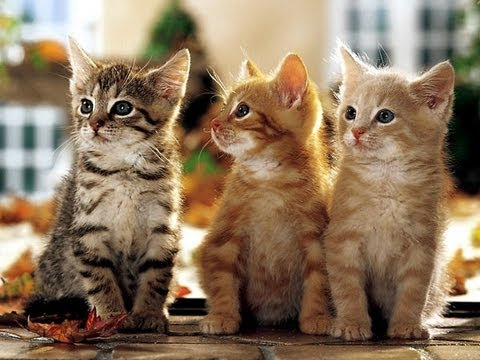
#> input picture images/three_cats.jpeg, 480 x 360 px
$ python rag_thresholding.py
#> lines starting #> are read from the running program, lines starting #| are printed output that depends on the picture
from matplotlib import pyplot as plt
from skimage import data,io,segmentation,color
from skimage.future import graph


cats = io.imread("../images/three_cats.jpeg")
#> cats is the input picture: shape (360, 480, 3); mean R, G, B 141.8, 119.3, 94.2
labels_1 = segmentation.slic(cats,
                             compactness=35, # balance color and space proximity. high value emphasies spatial closeness
                             # and the segments are squarish
                             n_segments = 100)
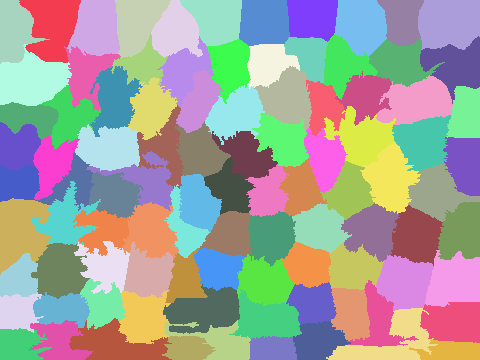
#> labels_1: shape (360, 480) int64; 95 distinct labels, from 1 to 95; one colour per label, 0 black

seg_overlay = color.label2rgb(labels_1, cats, kind='overlay')
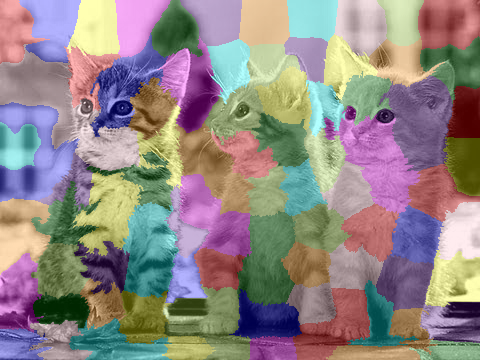
#> seg_overlay: shape (360, 480, 3) float64; mean R, G, B 0.574, 0.532, 0.526

plt.figure(figsize=(8,8))
plt.imshow(seg_overlay)


g = graph.rag_mean_color(cats,labels_1)
labels_2 = graph.cut_threshold(labels_1, g,
                               thresh=15 # combine regions seperates by a weight less than the threshold
                              )
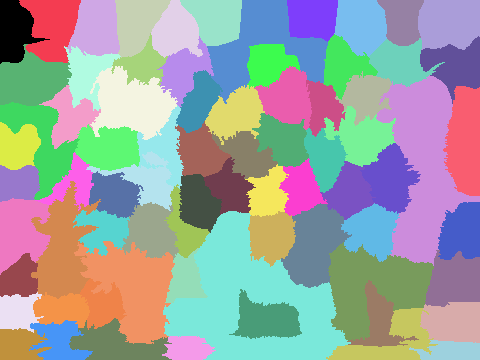
#> labels_2: shape (360, 480) int64; 74 distinct labels, from 0 to 73; one colour per label, 0 black

seg_rag = color.label2rgb(labels_2, cats, kind='avg')
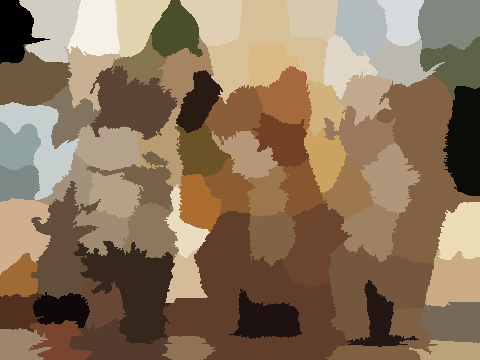
#> seg_rag: shape (360, 480, 3); mean R, G, B 139.4, 116.7, 91.9

plt.figure(figsize=(8,8))
plt.imshow(seg_rag)

$ run again, with images/people.jpeg copied over images/three_cats.jpeg
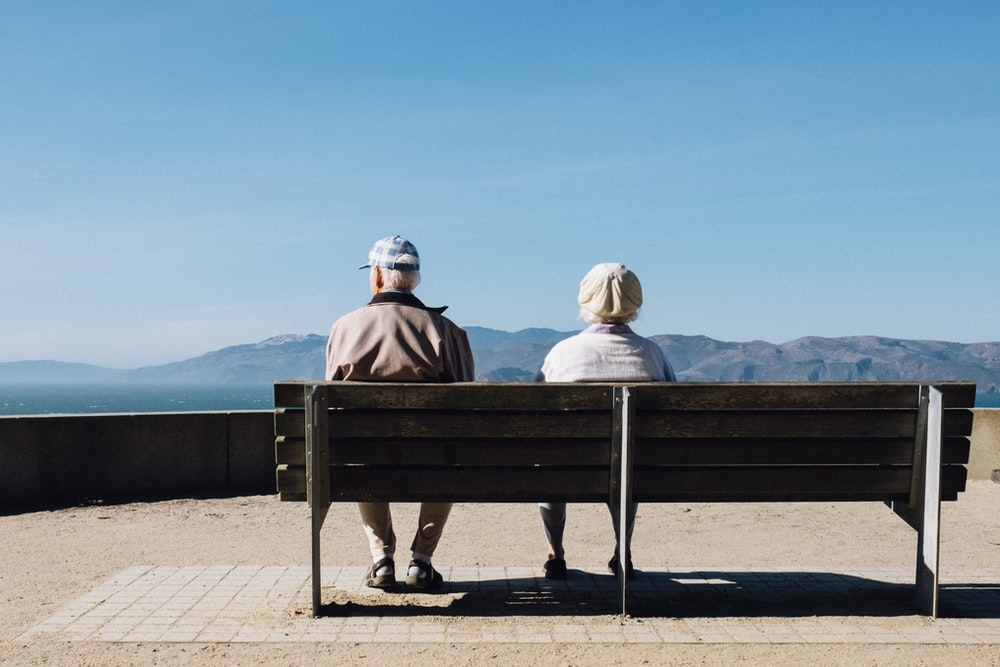
#> input picture images/people.jpeg, 1000 x 667 px
#> cats is the input picture: shape (667, 1000, 3); mean R, G, B 125.2, 145.7, 159.5
#> labels_1: shape (667, 1000) int64; 94 distinct labels, from 1 to 94
#> `labels_2 = graph.cut_threshold(labels_1, g, thresh=15`:
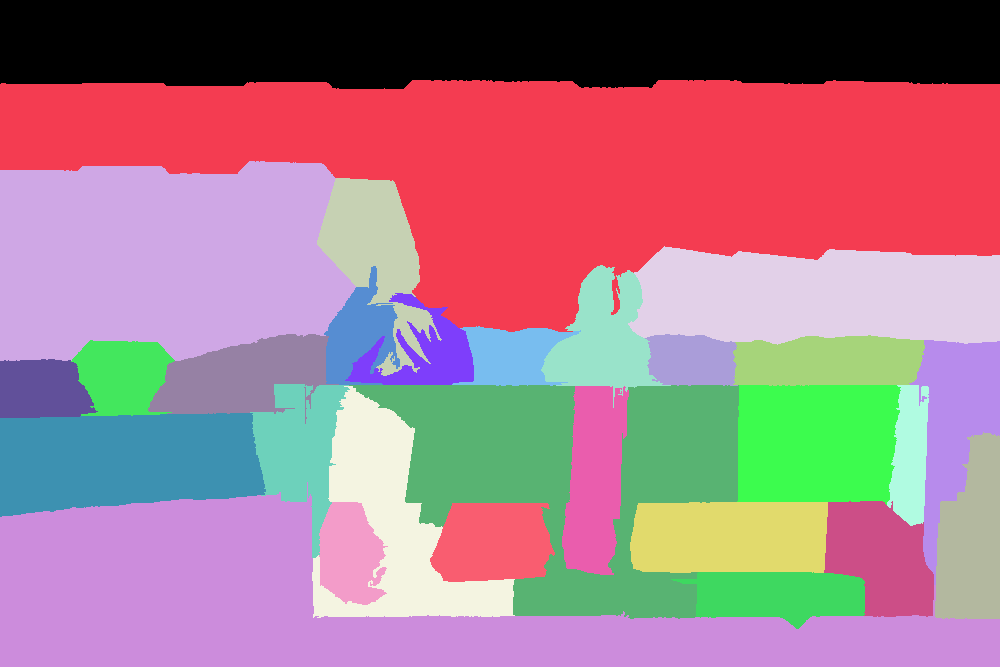
#> labels_2: shape (667, 1000) int64; 29 distinct labels, from 0 to 28; one colour per label, 0 black
#> `seg_rag = color.label2rgb(labels_2, cats, kind='avg')`:
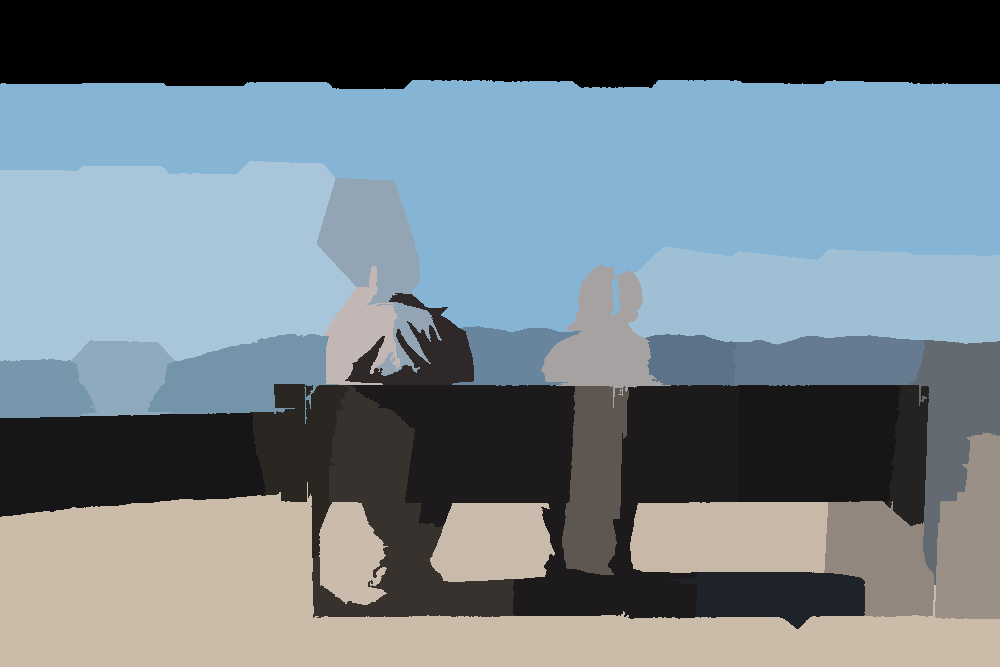
#> seg_rag: shape (667, 1000, 3); mean R, G, B 112.3, 125.2, 133.6
